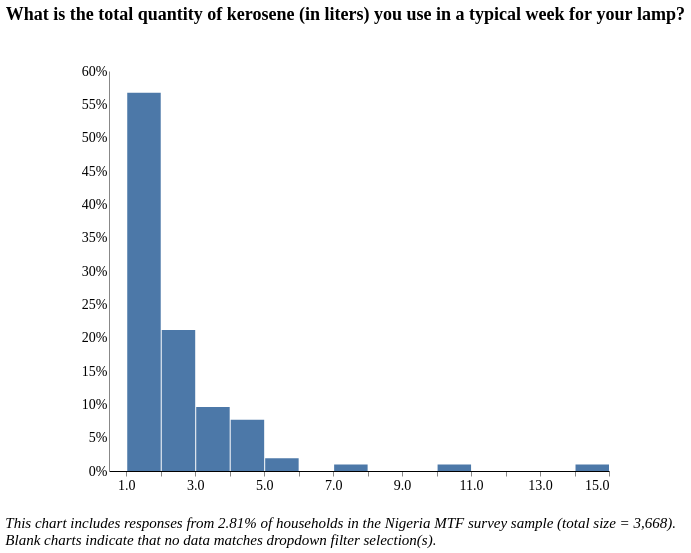

The Vega-Lite source for this figure:
### Vega-Lite specification from a JSON file in a GitHub repository (floating-point values rounded to 4 significant figures)
{"width": 800, "height": 400, "config": {"title": {"fontSize": 18, "font": "Times New Roman", "anchor": "center", "fontColor": "#000000"}, "axisX": {"domain": true, "domainColor": "#000000", "grid": false, "labelFont": "Times New Roman", "labelFontSize": 14, "titleFont": "Times New Roman", "titleFontSize": 14, "titleFontWeight": "normal", "title": "X Axis Title (units)"}, "axisY": {"domain": true, "grid": false, "gridColor": "#DEDDDD", "gridWidth": 1, "labelFont": "Times New Roman", "labelFontSize": 14, "labelAngle": 0, "ticks": false, "titleFont": "Times New Roman", "titleFontSize": 14, "titleFontWeight": "normal", "titlePadding": 10, "title": "Y Axis Title (units)"}, "range": {"category": ["#2980B9", "#003366", "#FFAE19", "#D68910", "#E67E22", "#D35400", "#FF4500", "#FF6162", "#438B28", "#45B39D", "#99ADC1", "#212F3C"]}, "legend": {"labelFont": "Times New Roman", "labelFontSize": 14, "symbolType": "square", "symbolSize": 100, "titleFont": "Times New Roman", "titleFontSize": 14, "titleFontWeight": "normal", "title": "Legend", "orient": "right", "offset": 0}, "tooltip": {"font": "Open Sans"}, "view": {"stroke": "transparent", "text": {"font": "Times New Roman", "color": ["#2980B9", "#003366", "#FFAE19", "#D68910", "#E67E22", "#D35400", "#FF4500", "#FF6162", "#438B28", "#45B39D", "#99ADC1", "#212F3C"], "fontSize": 14, "align": "right", "fontWeight": 400, "size": 14}, "bar": {"size": 40, "binSpacing": 1, "continuousBandSize": 30, "discreteBandSize": 30, "fill": ["#2980B9", "#003366", "#FFAE19", "#D68910", "#E67E22", "#D35400", "#FF4500", "#FF6162", "#438B28", "#45B39D", "#99ADC1", "#212F3C"], "stroke": false}}}, "concat": [{"mark": "bar", "encoding": {"tooltip": [{"field": "f_11", "title": "Response (Binned)", "type": "quantitative"}, {"aggregate": "sum", "field": "pct", "format": ".2%", "title": "Percentage", "type": "quantitative"}], "x": {"axis": {"title": ""}, "bin": {"extent": [0.5, 15], "step": 1}, "field": "f_11", "scale": {"clamp": true, "domain": [0.5, 15]}, "type": "quantitative"}, "y": {"aggregate": "sum", "axis": {"format": "%"}, "field": "pct", "title": "", "type": "quantitative"}}, "height": 400, "selection": {"selector045": {"type": "single", "fields": ["i19a"], "bind": {"input": "select", "options": [null, "Wood purchased", "Wood collected", "Crop Residue/Plant Biomass", "Kerosene", "Charcoal", "LPG/cooking gas", "Electric", "Charcoal Briquettes", "Garbage", "Piped Natural Gas", "Coal Briquette", "Biomass Briquette", "Other, specify", "Coal/lignite"], "labels": ["All Fuel Types", "Wood purchased", "Wood collected", "Crop Residue/Plant Biomass", "Kerosene", "Charcoal", "LPG/cooking gas", "Electric", "Charcoal Briquettes", "Garbage", "Piped Natural Gas", "Coal Briquette", "Biomass Briquette", "Other", "Coal/lignite"], "name": "Primary Source of Cooking Fuel  "}}, "selector044": {"type": "single", "fields": ["primary_stove"], "bind": {"input": "select", "options": [null, "3-Stone/Open Fire Stove", "Koresone Stove", "Missing Data", "Manufactured Stove Traditional", "LPG/Natural Gas Stove", "Electric Stove"], "labels": ["All Stove Types", "3-Stone/Open Fire Stove", "Kerosene Stove", "Primary Stove Not Listed", "Manufactured Stove Traditional", "LPG/Natural Gas Stove", "Electric Stove"], "name": "Primary Stove  "}}, "selector042": {"type": "single", "fields": ["locality"], "bind": {"input": "select", "options": [null, 0, 1], "labels": ["National", "Urban", "Rural"], "name": "Locality Breakdown  "}}, "selector043": {"type": "single", "fields": ["elc_aggr_tier"], "bind": {"input": "select", "options": [null, "Tier 0", "Tier 1", "Tier 2", "Tier 3", "Tier 4", "Tier 5"], "labels": ["All Tiers", "Tier 0", "Tier 1", "Tier 2", "Tier 3", "Tier 4", "Tier 5"], "name": "Electricity Tier  "}}}, "title": {"text": ["What is the total quantity of kerosene (in liters) you use in a typical week for your lamp?"], "color": "black", "subtitleColor": "black", "offset": 40}, "transform": [{"joinaggregate": [{"op": "count", "field": "*", "as": "total"}]}, {"calculate": "1 / datum.total", "as": "pct"}, {"bin": {"maxbins": 20}, "field": "m", "as": "mbin"}, {"filter": {"selection": "selector045"}}, {"filter": {"selection": "selector044"}}, {"filter": {"selection": "selector042"}}, {"filter": {"selection": "selector043"}}], "width": 500}], "data": {"name": "data-375b509ea0430a4bc0e988025806fc5b"}, "title": {"text": ["", "", "This chart includes responses from 2.81% of households in the Nigeria MTF survey sample (total size = 3,668).", "Blank charts indicate that no data matches dropdown filter selection(s)."], "anchor": "start", "baseline": "bottom", "font": "Times New Roman", "fontSize": 15, "fontStyle": "italic", "fontWeight": "normal", "orient": "bottom"}, "$schema": "https://vega.github.io/schema/vega-lite/v4.17.0.json", "datasets": {"data-375b509ea0430a4bc0e988025806fc5b": [{"hh_id": 2000504560205, "elc_aggr_tier": "Tier 0", "f_11": 7.0, "locality": 0, "f2": "Pressurized mantle lamp", "i19a": "Wood purchased", "primary_stove": "3-Stone/Open Fire Stove"}, {"hh_id": 2011514581205, "elc_aggr_tier": "Tier 1", "f_11": 1.0, "locality": 1, "f2": "Hurricane lamp with glass cover", "i19a": "Kerosene", "primary_stove": "3-Stone/Open Fire Stove"}, {"hh_id": 2011519100912, "elc_aggr_tier": "Tier 0", "f_11": 3.0, "locality": 1, "f2": "Pressurized mantle lamp", "i19a": "Charcoal", "primary_stove": "Koresone Stove"}, {"hh_id": 3006518840101, "elc_aggr_tier": "Tier 3", "f_11": 3.0, "locality": 1, "f2": "Hurricane lamp with glass cover", "i19a": "Wood purchased", "primary_stove": "Manufactured Stove Traditional"}, {"hh_id": 3006518840302, "elc_aggr_tier": "Tier 0", "f_11": 2.0, "locality": 1, "f2": "Hurricane lamp with glass cover", "i19a": "Wood purchased", "primary_stove": "Manufactured Stove Traditional"}, {"hh_id": 3006518840501, "elc_aggr_tier": "Tier 0", "f_11": 2.0, "locality": 1, "f2": "Hurricane lamp with glass cover", "i19a": "Wood purchased", "primary_stove": "3-Stone/Open Fire Stove"}, {"hh_id": 3006518841801, "elc_aggr_tier": "Tier 3", "f_11": 2.0, "locality": 1, "f2": "Pressurized mantle lamp", "i19a": null, "primary_stove": "Manufactured Stove Traditional"}, {"hh_id": 3008505642201, "elc_aggr_tier": "Tier 2", "f_11": 3.0, "locality": 1, "f2": "Hurricane lamp with glass cover", "i19a": null, "primary_stove": "Manufactured Stove Traditional"}, {"hh_id": 3008505644701, "elc_aggr_tier": "Tier 2", "f_11": 1.0, "locality": 1, "f2": "Hurricane lamp with glass cover", "i19a": null, "primary_stove": "Koresone Stove"}, {"hh_id": 3008505644801, "elc_aggr_tier": "Tier 3", "f_11": 1.0, "locality": 1, "f2": "Hurricane lamp with glass cover", "i19a": null, "primary_stove": "Koresone Stove"}, {"hh_id": 3008515463201, "elc_aggr_tier": "Tier 3", "f_11": 1.0, "locality": 1, "f2": "Hurricane lamp with glass cover", "i19a": null, "primary_stove": "Koresone Stove"}, {"hh_id": 3008528924201, "elc_aggr_tier": "Tier 3", "f_11": 2.0, "locality": 1, "f2": "Hurricane lamp with glass cover", "i19a": null, "primary_stove": "3-Stone/Open Fire Stove"}, {"hh_id": 3009506762501, "elc_aggr_tier": "Tier 0", "f_11": 1.0, "locality": 1, "f2": "Hurricane lamp with glass cover", "i19a": null, "primary_stove": "3-Stone/Open Fire Stove"}, {"hh_id": 3010516320803, "elc_aggr_tier": "Tier 0", "f_11": 1.0, "locality": 0, "f2": "Hurricane lamp with glass cover", "i19a": null, "primary_stove": "3-Stone/Open Fire Stove"}, {"hh_id": 3013515721401, "elc_aggr_tier": "Tier 0", "f_11": 2.0, "locality": 1, "f2": "Hurricane lamp with glass cover", "i19a": null, "primary_stove": "3-Stone/Open Fire Stove"}, {"hh_id": 3013515721501, "elc_aggr_tier": "Tier 0", "f_11": 1.0, "locality": 1, "f2": "Hurricane lamp with glass cover", "i19a": null, "primary_stove": "3-Stone/Open Fire Stove"}, {"hh_id": 3023501920102, "elc_aggr_tier": "Tier 0", "f_11": 3.0, "locality": 0, "f2": "Hurricane lamp with glass cover", "i19a": null, "primary_stove": "3-Stone/Open Fire Stove"}, {"hh_id": 3032521982301, "elc_aggr_tier": "Tier 2", "f_11": 1.0, "locality": 1, "f2": "Hurricane lamp with glass cover", "i19a": null, "primary_stove": "Koresone Stove"}, {"hh_id": 4000509262602, "elc_aggr_tier": "Tier 0", "f_11": 2.0, "locality": 0, "f2": "Hurricane lamp with glass cover", "i19a": null, "primary_stove": "3-Stone/Open Fire Stove"}, {"hh_id": 4002507261403, "elc_aggr_tier": "Tier 0", "f_11": 1.0, "locality": 1, "f2": "Hurricane lamp with glass cover", "i19a": null, "primary_stove": "3-Stone/Open Fire Stove"}, {"hh_id": 4003507221101, "elc_aggr_tier": "Tier 0", "f_11": 1.0, "locality": 0, "f2": "Hurricane lamp with glass cover", "i19a": null, "primary_stove": "3-Stone/Open Fire Stove"}, {"hh_id": 4003511180303, "elc_aggr_tier": "Tier 0", "f_11": 2.0, "locality": 1, "f2": "Hurricane lamp with glass cover", "i19a": null, "primary_stove": "3-Stone/Open Fire Stove"}, {"hh_id": 4003511181605, "elc_aggr_tier": "Tier 0", "f_11": 2.0, "locality": 1, "f2": "Hurricane lamp with glass cover", "i19a": null, "primary_stove": "3-Stone/Open Fire Stove"}, {"hh_id": 4004511400901, "elc_aggr_tier": "Tier 0", "f_11": 2.0, "locality": 0, "f2": "Hurricane lamp with glass cover", "i19a": null, "primary_stove": "3-Stone/Open Fire Stove"}, {"hh_id": 4004514920902, "elc_aggr_tier": "Tier 0", "f_11": 1.0, "locality": 0, "f2": "Hurricane lamp with glass cover", "i19a": null, "primary_stove": "3-Stone/Open Fire Stove"}, {"hh_id": 4006506881001, "elc_aggr_tier": "Tier 0", "f_11": 2.0, "locality": 0, "f2": "Hurricane lamp with glass cover", "i19a": null, "primary_stove": "3-Stone/Open Fire Stove"}, {"hh_id": 4006506881601, "elc_aggr_tier": "Tier 0", "f_11": 1.0, "locality": 0, "f2": "Hurricane lamp with glass cover", "i19a": null, "primary_stove": "3-Stone/Open Fire Stove"}, {"hh_id": 4007503460105, "elc_aggr_tier": "Tier 0", "f_11": 2.0, "locality": 1, "f2": "Hurricane lamp with glass cover", "i19a": null, "primary_stove": "3-Stone/Open Fire Stove"}, {"hh_id": 4007503460701, "elc_aggr_tier": "Tier 0", "f_11": 4.0, "locality": 1, "f2": "Hurricane lamp with glass cover", "i19a": null, "primary_stove": "3-Stone/Open Fire Stove"}, {"hh_id": 4007512086101, "elc_aggr_tier": "Tier 2", "f_11": 5.0, "locality": 1, "f2": "Hurricane lamp with glass cover", "i19a": null, "primary_stove": "3-Stone/Open Fire Stove"}, {"hh_id": 4009508902401, "elc_aggr_tier": "Tier 0", "f_11": 15.0, "locality": 0, "f2": "Hurricane lamp with glass cover", "i19a": null, "primary_stove": "3-Stone/Open Fire Stove"}, {"hh_id": 4013502060102, "elc_aggr_tier": "Tier 0", "f_11": 1.0, "locality": 0, "f2": "Hurricane lamp with glass cover", "i19a": null, "primary_stove": "3-Stone/Open Fire Stove"}, {"hh_id": 4013502060904, "elc_aggr_tier": "Tier 0", "f_11": 3.0, "locality": 0, "f2": "Hurricane lamp with glass cover", "i19a": null, "primary_stove": "3-Stone/Open Fire Stove"}, {"hh_id": 4018502700601, "elc_aggr_tier": "Tier 0", "f_11": 2.0, "locality": 0, "f2": "Hurricane lamp with glass cover", "i19a": null, "primary_stove": "3-Stone/Open Fire Stove"}, {"hh_id": 4018502702301, "elc_aggr_tier": "Tier 0", "f_11": 1.0, "locality": 0, "f2": "Hurricane lamp with glass cover", "i19a": null, "primary_stove": "3-Stone/Open Fire Stove"}, {"hh_id": 4018502702401, "elc_aggr_tier": "Tier 0", "f_11": 2.0, "locality": 0, "f2": "Hurricane lamp with glass cover", "i19a": null, "primary_stove": "3-Stone/Open Fire Stove"}, {"hh_id": 4018502704602, "elc_aggr_tier": "Tier 0", "f_11": 2.0, "locality": 0, "f2": "Hurricane lamp with glass cover", "i19a": null, "primary_stove": "3-Stone/Open Fire Stove"}, {"hh_id": 4022513041101, "elc_aggr_tier": "Tier 0", "f_11": 3.0, "locality": 0, "f2": "Hurricane lamp with glass cover", "i19a": null, "primary_stove": "3-Stone/Open Fire Stove"}, {"hh_id": 4023509703802, "elc_aggr_tier": "Tier 0", "f_11": 1.0, "locality": 1, "f2": "Hurricane lamp with glass cover", "i19a": null, "primary_stove": "3-Stone/Open Fire Stove"}, {"hh_id": 4023513982102, "elc_aggr_tier": "Tier 0", "f_11": 4.0, "locality": 1, "f2": "Hurricane lamp with glass cover", "i19a": null, "primary_stove": "3-Stone/Open Fire Stove"}, {"hh_id": 10002513173301, "elc_aggr_tier": "Tier 0", "f_11": 1.0, "locality": 0, "f2": "Other, specify", "i19a": null, "primary_stove": "3-Stone/Open Fire Stove"}, {"hh_id": 10008507720302, "elc_aggr_tier": "Tier 0", "f_11": 1.0, "locality": 0, "f2": "Hurricane lamp with glass cover", "i19a": null, "primary_stove": "3-Stone/Open Fire Stove"}, {"hh_id": 10008507720701, "elc_aggr_tier": "Tier 0", "f_11": 1.0, "locality": 0, "f2": "Hurricane lamp with glass cover", "i19a": null, "primary_stove": "3-Stone/Open Fire Stove"}, {"hh_id": 10012510702501, "elc_aggr_tier": "Tier 3", "f_11": 1.0, "locality": 1, "f2": "Hurricane lamp with glass cover", "i19a": null, "primary_stove": "Koresone Stove"}, {"hh_id": 10013500993202, "elc_aggr_tier": "Tier 2", "f_11": 1.0, "locality": 1, "f2": "Hurricane lamp with glass cover", "i19a": null, "primary_stove": "Manufactured Stove Traditional"}, {"hh_id": 10013509260602, "elc_aggr_tier": "Tier 0", "f_11": 2.0, "locality": 1, "f2": "Hurricane lamp with glass cover", "i19a": null, "primary_stove": "Missing Data"}, {"hh_id": 10013509261201, "elc_aggr_tier": "Tier 3", "f_11": 1.0, "locality": 1, "f2": "Hurricane lamp with glass cover", "i19a": null, "primary_stove": "Missing Data"}, {"hh_id": 10015507540301, "elc_aggr_tier": "Tier 0", "f_11": 1.0, "locality": 1, "f2": "Open wick lamp", "i19a": null, "primary_stove": "Manufactured Stove Traditional"}, {"hh_id": 10015534241501, "elc_aggr_tier": "Tier 2", "f_11": 1.0, "locality": 1, "f2": "Hurricane lamp with glass cover", "i19a": null, "primary_stove": "LPG/Natural Gas Stove"}, {"hh_id": 10015534241601, "elc_aggr_tier": "Tier 3", "f_11": 1.0, "locality": 1, "f2": "Hurricane lamp with glass cover", "i19a": null, "primary_stove": "3-Stone/Open Fire Stove"}, {"hh_id": 10015534863201, "elc_aggr_tier": "Tier 3", "f_11": 1.0, "locality": 1, "f2": "Hurricane lamp with glass cover", "i19a": null, "primary_stove": "Manufactured Stove Traditional"}, {"hh_id": 10015544720604, "elc_aggr_tier": "Tier 3", "f_11": 1.0, "locality": 1, "f2": "Hurricane lamp with glass cover", "i19a": null, "primary_stove": "Missing Data"}, {"hh_id": 10016506640501, "elc_aggr_tier": "Tier 3", "f_11": 3.0, "locality": 1, "f2": "Hurricane lamp with glass cover", "i19a": null, "primary_stove": "Missing Data"}, {"hh_id": 10016506640701, "elc_aggr_tier": "Tier 0", "f_11": 4.0, "locality": 1, "f2": "Pressurized mantle lamp", "i19a": null, "primary_stove": "Koresone Stove"}, {"hh_id": 10016506640702, "elc_aggr_tier": "Tier 0", "f_11": 1.0, "locality": 1, "f2": "Hurricane lamp with glass cover", "i19a": null, "primary_stove": "3-Stone/Open Fire Stove"}, {"hh_id": 10031503384601, "elc_aggr_tier": "Tier 0", "f_11": 3.0, "locality": 1, "f2": "Hurricane lamp with glass cover", "i19a": null, "primary_stove": "3-Stone/Open Fire Stove"}, {"hh_id": 10033505165701, "elc_aggr_tier": "Tier 0", "f_11": 1.0, "locality": 0, "f2": "Hurricane lamp with glass cover", "i19a": null, "primary_stove": "3-Stone/Open Fire Stove"}, {"hh_id": 10040508922216, "elc_aggr_tier": "Tier 0", "f_11": 1.0, "locality": 1, "f2": "Open wick lamp", "i19a": null, "primary_stove": "3-Stone/Open Fire Stove"}, {"hh_id": 11001500204601, "elc_aggr_tier": "Tier 0", "f_11": 1.0, "locality": 1, "f2": "Hurricane lamp with glass cover", "i19a": null, "primary_stove": "3-Stone/Open Fire Stove"}, {"hh_id": 11002502201101, "elc_aggr_tier": "Tier 1", "f_11": 3.0, "locality": 1, "f2": "Hurricane lamp with glass cover", "i19a": null, "primary_stove": "3-Stone/Open Fire Stove"}, {"hh_id": 11007505261301, "elc_aggr_tier": "Tier 0", "f_11": 1.0, "locality": 0, "f2": "Hurricane lamp with glass cover", "i19a": null, "primary_stove": "3-Stone/Open Fire Stove"}, {"hh_id": 11010516482202, "elc_aggr_tier": "Tier 2", "f_11": 4.0, "locality": 1, "f2": "Hurricane lamp with glass cover", "i19a": null, "primary_stove": "Missing Data"}, {"hh_id": 11010516483104, "elc_aggr_tier": "Tier 3", "f_11": 1.0, "locality": 1, "f2": "Hurricane lamp with glass cover", "i19a": null, "primary_stove": "3-Stone/Open Fire Stove"}, {"hh_id": 11011514943702, "elc_aggr_tier": "Tier 3", "f_11": 1.0, "locality": 1, "f2": "Hurricane lamp with glass cover", "i19a": null, "primary_stove": "3-Stone/Open Fire Stove"}, {"hh_id": 11011515262205, "elc_aggr_tier": "Tier 0", "f_11": 1.0, "locality": 1, "f2": "Hurricane lamp with glass cover", "i19a": null, "primary_stove": "Koresone Stove"}, {"hh_id": 11011515262306, "elc_aggr_tier": "Tier 3", "f_11": 1.0, "locality": 1, "f2": "Hurricane lamp with glass cover", "i19a": null, "primary_stove": "Missing Data"}, {"hh_id": 11011518105104, "elc_aggr_tier": "Tier 2", "f_11": 1.0, "locality": 1, "f2": "Hurricane lamp with glass cover", "i19a": null, "primary_stove": "LPG/Natural Gas Stove"}, {"hh_id": 11012517362101, "elc_aggr_tier": "Tier 3", "f_11": 1.0, "locality": 1, "f2": "Hurricane lamp with glass cover", "i19a": null, "primary_stove": "LPG/Natural Gas Stove"}, {"hh_id": 11012526384404, "elc_aggr_tier": "Tier 2", "f_11": 1.0, "locality": 1, "f2": "Hurricane lamp with glass cover", "i19a": null, "primary_stove": "3-Stone/Open Fire Stove"}, {"hh_id": 11016511201801, "elc_aggr_tier": "Tier 0", "f_11": 1.0, "locality": 1, "f2": "Hurricane lamp with glass cover", "i19a": null, "primary_stove": "3-Stone/Open Fire Stove"}, {"hh_id": 11016511202401, "elc_aggr_tier": "Tier 0", "f_11": 4.0, "locality": 1, "f2": "Hurricane lamp with glass cover", "i19a": null, "primary_stove": "3-Stone/Open Fire Stove"}, {"hh_id": 11016511202701, "elc_aggr_tier": "Tier 3", "f_11": 1.0, "locality": 1, "f2": "Hurricane lamp with glass cover", "i19a": null, "primary_stove": "3-Stone/Open Fire Stove"}, {"hh_id": 11016511203401, "elc_aggr_tier": "Tier 0", "f_11": 1.0, "locality": 1, "f2": "Hurricane lamp with glass cover", "i19a": null, "primary_stove": "3-Stone/Open Fire Stove"}, {"hh_id": 11016511203701, "elc_aggr_tier": "Tier 3", "f_11": 1.0, "locality": 1, "f2": "Hurricane lamp with glass cover", "i19a": null, "primary_stove": "3-Stone/Open Fire Stove"}, {"hh_id": 11016514360501, "elc_aggr_tier": "Tier 3", "f_11": 1.0, "locality": 0, "f2": "Hurricane lamp with glass cover", "i19a": null, "primary_stove": "3-Stone/Open Fire Stove"}, {"hh_id": 11016514360701, "elc_aggr_tier": "Tier 3", "f_11": 2.0, "locality": 0, "f2": "Hurricane lamp with glass cover", "i19a": null, "primary_stove": "3-Stone/Open Fire Stove"}, {"hh_id": 11016516561701, "elc_aggr_tier": "Tier 2", "f_11": 1.0, "locality": 0, "f2": "Hurricane lamp with glass cover", "i19a": null, "primary_stove": "3-Stone/Open Fire Stove"}, {"hh_id": 11016516561702, "elc_aggr_tier": "Tier 2", "f_11": 4.0, "locality": 0, "f2": "Hurricane lamp with glass cover", "i19a": null, "primary_stove": "3-Stone/Open Fire Stove"}, {"hh_id": 11016516562602, "elc_aggr_tier": "Tier 3", "f_11": 4.0, "locality": 0, "f2": "Hurricane lamp with glass cover", "i19a": null, "primary_stove": "3-Stone/Open Fire Stove"}, {"hh_id": 11018504942501, "elc_aggr_tier": "Tier 0", "f_11": 1.0, "locality": 0, "f2": "Hurricane lamp with glass cover", "i19a": null, "primary_stove": "3-Stone/Open Fire Stove"}, {"hh_id": 11020516420101, "elc_aggr_tier": "Tier 0", "f_11": 1.0, "locality": 0, "f2": "Hurricane lamp with glass cover", "i19a": null, "primary_stove": "3-Stone/Open Fire Stove"}, {"hh_id": 11020516424301, "elc_aggr_tier": "Tier 0", "f_11": 1.0, "locality": 0, "f2": "Hurricane lamp with glass cover", "i19a": null, "primary_stove": "3-Stone/Open Fire Stove"}, {"hh_id": 11020521481501, "elc_aggr_tier": "Tier 0", "f_11": 1.0, "locality": 0, "f2": "Hurricane lamp with glass cover", "i19a": null, "primary_stove": "3-Stone/Open Fire Stove"}, {"hh_id": 11020521483301, "elc_aggr_tier": "Tier 0", "f_11": 3.0, "locality": 0, "f2": "Hurricane lamp with glass cover", "i19a": null, "primary_stove": "3-Stone/Open Fire Stove"}, {"hh_id": 11020521487802, "elc_aggr_tier": "Tier 0", "f_11": 5.0, "locality": 0, "f2": "Hurricane lamp with glass cover", "i19a": null, "primary_stove": "3-Stone/Open Fire Stove"}, {"hh_id": 11021513521001, "elc_aggr_tier": "Tier 3", "f_11": 4.0, "locality": 0, "f2": "Hurricane lamp with glass cover", "i19a": null, "primary_stove": "3-Stone/Open Fire Stove"}, {"hh_id": 11021513521801, "elc_aggr_tier": "Tier 3", "f_11": 2.0, "locality": 0, "f2": "Hurricane lamp with glass cover", "i19a": null, "primary_stove": "3-Stone/Open Fire Stove"}, {"hh_id": 11021513522601, "elc_aggr_tier": "Tier 3", "f_11": 1.0, "locality": 0, "f2": "Hurricane lamp with glass cover", "i19a": null, "primary_stove": "3-Stone/Open Fire Stove"}, {"hh_id": 11022501100201, "elc_aggr_tier": "Tier 0", "f_11": 2.0, "locality": 0, "f2": "Open wick lamp", "i19a": null, "primary_stove": "3-Stone/Open Fire Stove"}, {"hh_id": 11022501100201, "elc_aggr_tier": "Tier 0", "f_11": 2.0, "locality": 0, "f2": "Hurricane lamp with glass cover", "i19a": null, "primary_stove": "3-Stone/Open Fire Stove"}, {"hh_id": 11022501103301, "elc_aggr_tier": "Tier 0", "f_11": 1.0, "locality": 0, "f2": "Hurricane lamp with glass cover", "i19a": null, "primary_stove": "3-Stone/Open Fire Stove"}, {"hh_id": 11022509882801, "elc_aggr_tier": "Tier 0", "f_11": 1.0, "locality": 0, "f2": "Hurricane lamp with glass cover", "i19a": null, "primary_stove": "3-Stone/Open Fire Stove"}, {"hh_id": 11022509882901, "elc_aggr_tier": "Tier 0", "f_11": 1.0, "locality": 0, "f2": "Hurricane lamp with glass cover", "i19a": null, "primary_stove": "3-Stone/Open Fire Stove"}, {"hh_id": 11022509884501, "elc_aggr_tier": "Tier 0", "f_11": 10.0, "locality": 0, "f2": "Hurricane lamp with glass cover", "i19a": null, "primary_stove": "3-Stone/Open Fire Stove"}, {"hh_id": 11022509885201, "elc_aggr_tier": "Tier 0", "f_11": 1.0, "locality": 0, "f2": "Hurricane lamp with glass cover", "i19a": null, "primary_stove": "3-Stone/Open Fire Stove"}, {"hh_id": 12000514380101, "elc_aggr_tier": "Tier 3", "f_11": 1.0, "locality": 1, "f2": "Hurricane lamp with glass cover", "i19a": null, "primary_stove": "3-Stone/Open Fire Stove"}, {"hh_id": 12002502761702, "elc_aggr_tier": "Tier 3", "f_11": 1.0, "locality": 1, "f2": "Hurricane lamp with glass cover", "i19a": null, "primary_stove": "3-Stone/Open Fire Stove"}, {"hh_id": 12003508341004, "elc_aggr_tier": "Tier 0", "f_11": 2.0, "locality": 0, "f2": "Hurricane lamp with glass cover", "i19a": null, "primary_stove": "3-Stone/Open Fire Stove"}, {"hh_id": 12004503081003, "elc_aggr_tier": "Tier 0", "f_11": 1.0, "locality": 0, "f2": "Hurricane lamp with glass cover", "i19a": null, "primary_stove": "3-Stone/Open Fire Stove"}, {"hh_id": 12004503081405, "elc_aggr_tier": "Tier 4", "f_11": 1.0, "locality": 0, "f2": "Hurricane lamp with glass cover", "i19a": null, "primary_stove": "3-Stone/Open Fire Stove"}, {"hh_id": 12006506642201, "elc_aggr_tier": "Tier 4", "f_11": 1.0, "locality": 1, "f2": "Hurricane lamp with glass cover", "i19a": null, "primary_stove": "Missing Data"}, {"hh_id": 12006508903008, "elc_aggr_tier": "Tier 4", "f_11": 2.0, "locality": 1, "f2": "Hurricane lamp with glass cover", "i19a": null, "primary_stove": "3-Stone/Open Fire Stove"}, {"hh_id": 12009512741105, "elc_aggr_tier": "Tier 0", "f_11": 1.0, "locality": 0, "f2": "Hurricane lamp with glass cover", "i19a": null, "primary_stove": "3-Stone/Open Fire Stove"}, {"hh_id": 12013508040501, "elc_aggr_tier": "Tier 0", "f_11": 2.0, "locality": 0, "f2": "Hurricane lamp with glass cover", "i19a": null, "primary_stove": "3-Stone/Open Fire Stove"}]}}
